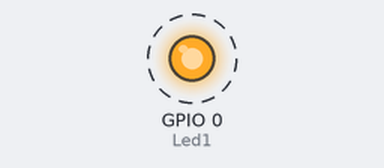
A sketch run on a simulated ESP32. Shown: output pins drawn as LEDs (lit = HIGH). Dashed ring = blinking. What the sketch prints to the serial monitor is not drawn.

Above: at 0.2 s.
Timing chart, 0 to 3.0 s (numbered marks = the images above):
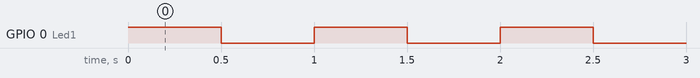

The sketch:

Multiple_tasks_Different_Delays.ino
```cpp
#include <Arduino.h>

#define Led1 0

void setup() {
  Serial.begin(115200);
  // Create Task 1
  xTaskCreate(
    Led1Task,           // Task function
    "Led1 Task",             // Task name
    10000,               // Stack size
    NULL,                // Task parameters
    1,                   // Priority
    NULL              // Task handle
);

  // Create Task 2
  xTaskCreate(
    DebugTask,           // Task function
    "Debug Task",             // Task name
    10000,               // Stack size
    NULL,                // Task parameters
    1,                   // Priority
    NULL              // Task handle
);                  // Core ID (0 or 1)
}

void loop() {
  // The loop function does nothing as FreeRTOS manages tasks
}

void Led1Task(void *pvParameters){
  pinMode(Led1, OUTPUT);

  while(1){
    digitalWrite(Led1, HIGH);
    vTaskDelay(500 / portTICK_PERIOD_MS);
    digitalWrite(Led1, LOW);
    vTaskDelay(500 / portTICK_PERIOD_MS);
  }
}
void  DebugTask(void *pvParameters){
  while(1){
    Serial.println("Debug: Task running normally.");
    vTaskDelay(1000 / portTICK_PERIOD_MS);
  }
}
```

Measured:
- by itself, GPIO 0 (Led1): alternates HIGH for 0.50 s and LOW for 0.50 s
